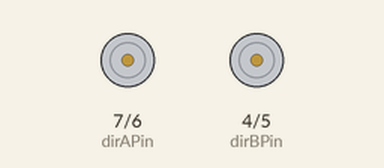
Simulated run of this sketch. Board: Arduino Uno, built with avr-gcc and run on an emulated ATmega328P. Parts: direction and speed pins drawn as motors (green arrow = direction pin HIGH = forward, orange = LOW = backward, longer = more drive).

Above: at 0.5 s.
At 12.5 s:
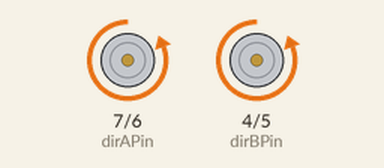
At 24.5 s:
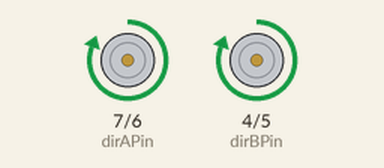
Timing chart, 0 to 29.9 s (numbered marks = the images above):
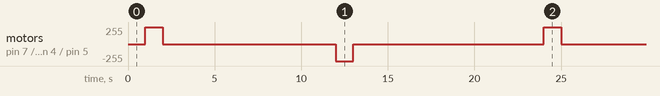

Measured:
- by itself, motor on pin 7 (dirAPin) / pin 6 (pwmAPin), motor on pin 4 (dirBPin) / pin 5 (pwmBPin): repeats every 23.0 s: stopped 10.0 s, backward 255/255 1.0 s, stopped 11.0 s, forward 255/255 1.0 s

The sketch:

Motor.ino
```cpp
int motorRun = 0;//0:Stop;  1:Go ahead;  2;Backwards;  3:Turn left;  4:Turn right;
//'leftMotorSpeed' & 'rightMotorSpeed' Adjust the rotation speed of the left and right motor
int leftMotorSpeed = 0;
int rightMotorSpeed = 0;

const int dirAPin = 7;    // define pin used to control rotational direction of motor A
const int pwmAPin = 6;    // define pin for PWM used to control rotational speed of motor A
const int dirBPin = 4;    // define pin used to control rotational direction of motor B
const int pwmBPin = 5;    // define pin for PWM used to control rotational speed of motor B
const int snsAPin = 0;    // define pin for detecting current of motor A
const int snsBPin = 1;    // define pin for detecting current of motor B


int bufferSettings=1;            //Let the car smooth back

void setup() {
  // put your setup code here, to run once:
  pinMode(dirAPin, OUTPUT);   // set dirAPin to output mode
  pinMode(pwmAPin, OUTPUT);   // set pwmAPin to output mode
  pinMode(dirBPin, OUTPUT);   // set dirBPin to output mode
  pinMode(pwmBPin, OUTPUT);   // set pwmBPin to output mode
}

void loop() {
    delay(1000);
    digitalWrite(dirBPin, HIGH);
     analogWrite(pwmBPin, 255);
     digitalWrite(dirAPin, HIGH);
     analogWrite(pwmAPin, 255);
     delay(1000);
     analogWrite(pwmBPin, 0);
     analogWrite(pwmAPin, 0);
     delay(10000);
     digitalWrite(dirBPin, LOW);
     analogWrite(pwmBPin, 255);
      digitalWrite(dirAPin, LOW);
     analogWrite(pwmAPin, 255);
     delay(1000);
     analogWrite(pwmBPin, 0);
     analogWrite(pwmAPin, 0);
     delay(10000);
    //ctrlCar(3, 150+leftMotorSpeed, 150+rightMotorSpeed);
//delay(3000);
//ctrlCar(0, 0, 0);
//
//delay(3000);
// ctrlCar(1, 150+leftMotorSpeed, 150+rightMotorSpeed);
//delay(3000);
//ctrlCar(0, 0, 0);
//
//delay(3000);
// ctrlCar(2, 150+leftMotorSpeed, 150+rightMotorSpeed);
//delay(3000);
//ctrlCar(0, 0, 0);
//
// delay(3000);
// ctrlCar(3, 150+leftMotorSpeed, 150+rightMotorSpeed);
//delay(3000);
//ctrlCar(0, 0, 0);
}

// send motor current to serial port
//  float iMotorA = analogRead(snsAPin) * 5.0 / 1024 / 30 / 0.05;
//  float iMotorB = analogRead(snsBPin) * 5.0 / 1024 / 30 / 0.05;

//  Serial.print("iMotorA: ");
//  Serial.print(iMotorA);
//  Serial.print(" A ,iMotorB: ");
//  Serial.print(iMotorB);
//  Serial.println(" A");

void ctrlCar(int motorDir,byte LeftotorSpd, byte rightMotorSpd) {
  if(motorDir==0){
    digitalWrite(dirAPin, LOW);
    digitalWrite(dirBPin, HIGH);
    }//turn right
  if(motorDir==1){
    digitalWrite(dirAPin, HIGH);
    digitalWrite(dirBPin, LOW);
    }  //turn left
  if(motorDir==2){
    digitalWrite(dirAPin, LOW);
    digitalWrite(dirBPin, LOW);
    } //go ahead
  if(motorDir==3){
    digitalWrite(dirAPin, HIGH);
    digitalWrite(dirBPin, HIGH);
    } //backwards

  analogWrite(pwmAPin, LeftotorSpd);
  analogWrite(pwmBPin, rightMotorSpd);
}
```
